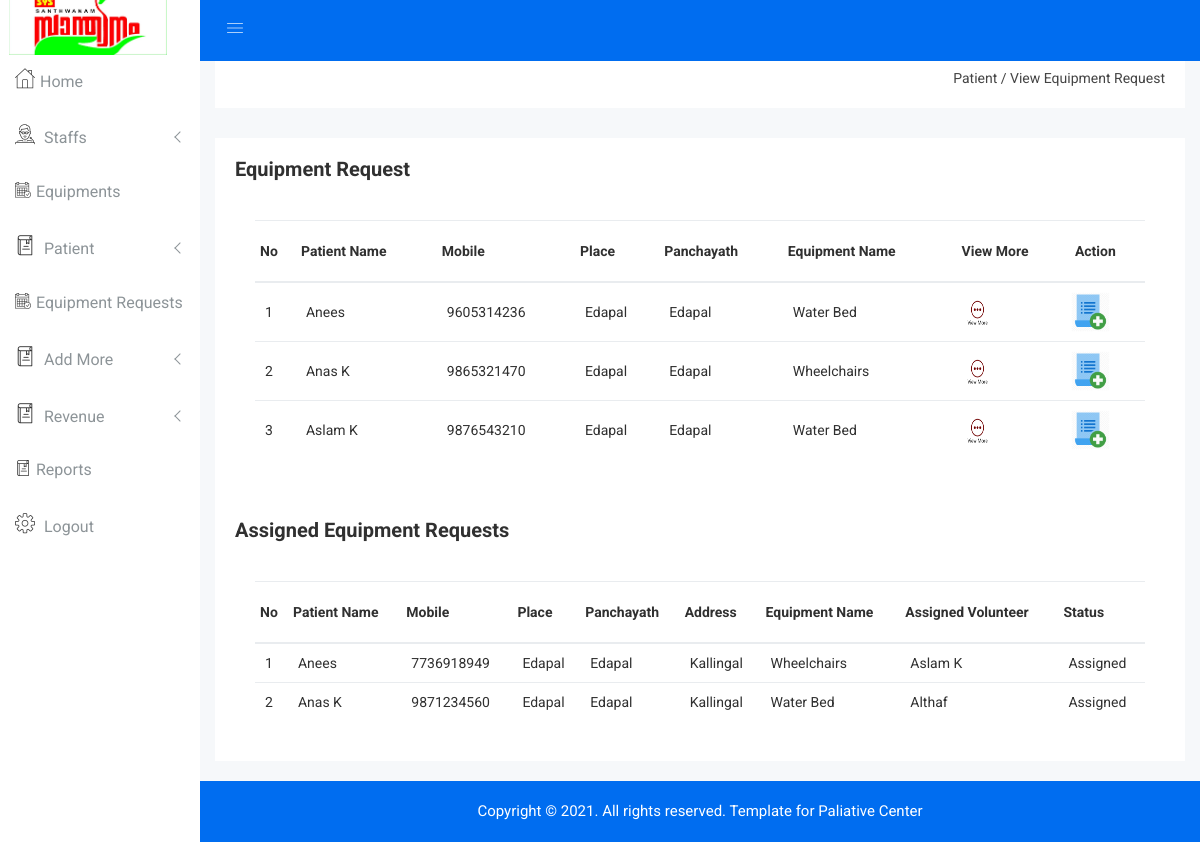
Page /Admin/view_equiprequest.php on the committed database.
### tables this page shows
CREATE TABLE `equipment_request` (
  `req_id` int(5) NOT NULL,
  `patient` int(5) NOT NULL,
  `equipment` int(5) NOT NULL,
  `status` varchar(15) NOT NULL
);

CREATE TABLE `patient` (
  `pid` int(5) NOT NULL,
  `pname` varchar(30) NOT NULL,
  `mobile` bigint(12) NOT NULL,
  `dob` date NOT NULL,
  `gender` varchar(10) NOT NULL,
  `place` varchar(25) NOT NULL,
  `panchayath` varchar(25) NOT NULL,
  `ward` int(5) NOT NULL,
  `address` varchar(50) NOT NULL,
  `pincode` int(8) NOT NULL,
  `disease` varchar(30) NOT NULL
);

CREATE TABLE `equipments` (
  `eid` int(5) NOT NULL,
  `e_name` varchar(15) NOT NULL,
  `e_stock` int(10) NOT NULL,
  `e_date` date NOT NULL,
  `image` varchar(250) NOT NULL,
  `description` varchar(100) NOT NULL
);

CREATE TABLE `transport` (
  `tid` int(5) NOT NULL,
  `equipment` int(5) NOT NULL,
  `patient` int(5) NOT NULL,
  `volunteer` int(5) NOT NULL,
  `request_id` int(5) NOT NULL,
  `tr_status` varchar(15) NOT NULL,
  `tr_assdate` date NOT NULL
);

CREATE TABLE `volunteer` (
  `vid` int(5) NOT NULL,
  `name` varchar(20) NOT NULL,
  `mobile` bigint(12) NOT NULL,
  `dob` date NOT NULL,
  `place` varchar(20) NOT NULL,
  `panchayath` varchar(30) NOT NULL,
  `address` varchar(30) NOT NULL
);

### Admin/view_equiprequest.php (the view, shortened to what this page needs)
<?php
include "header.php";
?>
<div class="breadcome-area">
    <div class="container-fluid">
        <div class="row">
            <div class="col-lg-12 col-md-12 col-sm-12 col-xs-12">
                <div class="breadcome-list single-page-breadcome">
                    <div class="row">
                        <div class="col-lg-6 col-md-6 col-sm-6 col-xs-12">
                        </div>
                        <div class="col-lg-6 col-md-6 col-sm-6 col-xs-12">
                            <ul class="breadcome-menu">
                                <li>Patient</a> <span class="bread-slash">/</span></li>
                                <li><span class="bread-blod">View Equipment Request</span></li>
                            </ul>
                        </div>
                    </div>
                </div>
            </div>
        </div>
    </div>
</div>
</div>
<div class="product-status mg-b-15">
    <div class="container-fluid">
        <div class="row">
            <div class="col-lg-12 col-md-12 col-sm-12 col-xs-12">
                <div class="product-status-wrap">
                    <?php
                    $sq=mysqli_query($con,"select * from equipment_request where status='pending'");
                    if(mysqli_num_rows($sq)==0){
                        echo "<h2 style='margin-left: 35%;color:coral;font-family: Times;font-style: italic;font-size: 39px;'>No details to show</h2><br><br><br><br><br><br><br><br><br><br><br><br><br><br><br><br><br><br><br>";
                    }else {
                        ?>
                        <h4>Equipment Request</h4>
                        <div class="asset-inner">
                            <div class="row">
                                <div class="col-lg-12 col-md-12 col-sm-12 col-xs-12">
                                    <div class="sparkline13-list">
                                        <div class="sparkline13-graph">
                                            <div class="datatable-dashv1-list custom-datatable-overright">
                                                <table id="table" data-toggle="table" data-pagination="true"
                                                       data-search="true">
                                                    <thead>
                                                    <tr>
                                                        <th data-field="id">No</th>
                                                        <th data-field="pname" data-editable="true">Patient Name</th>
                                                        <th data-field="mobile" data-editable="true">Mobile</th>
                                                        <th data-field="place" data-editable="true">Place</th>
                                                        <th data-field="place" data-editable="true">Panchayath</th>
                                                        <th data-field="ename" data-editable="true">Equipment Name</th>
                                                        <th data-field="viewmore">View More</th>
                                                        <th data-field="assign">Action</th>
                                                    </tr>
                                                    </thead>
                                                    <tbody style="text-transform: capitalize">
                                                    <?php
                                                    $i = 1;
                                                    $view = mysqli_query($con, "select *from equipments inner join equipment_request on equipments.eid=equipment_request.equipment inner join patient on equipment_request.patient=patient.pid where equipment_request.status='pending' ");
                                                    while ($row = mysqli_fetch_array($view)) {
                                                        ?>
                                                        <tr>
                                                            <td><?php echo $i ?></td>
                                                            <td><?php echo $row['pname'] ?></td>
                                                            <td><?php echo $row['mobile'] ?></td>
                                                            <td><?php echo $row['place'] ?></td>
                                                            <td><?php echo $row['panchayath'] ?></td>
                                                            <td><?php echo $row['e_name'] ?></td>
                                                            <td>
                                                                <a href="viewmore_request.php?id=<?php echo $row['req_id'] ?>"
                                                                   data-toggle="tooltip" title="Edit"
                                                                   class="pd-setting-ed"><img src="img/viewmore.png"
                                                                                              style="height: 40px;width: 39px;margin-left: -9px;"></a>
                                                            </td>
                                                            <td>
                                                                <a href="assign_transport.php?id=<?php echo $row['req_id'] ?>"
                                                                   data-toggle="tooltip" title="Edit"
                                                                   class="pd-setting-ed"><img src="img/add.png"
                                                                                              style="height: 40px;width: 39px;margin-left: -9px;"></a>
                                                            </td>
                                                        </tr>
                                                        <?php
                                                        $i++;
                                                    }
                                                    ?>
                                                    </tbody>
                                                </table>
                                            </div>
                                        </div>
                                    </div>
                                </div>
                            </div>
                        </div>
                        <?php
                    }
                    ?>
                </div>
                <div class="product-status-wrap">
                    <h4>Assigned Equipment Requests</h4>
                    <div class="asset-inner">
                        <div class="row">
                            <div class="col-lg-12 col-md-12 col-sm-12 col-xs-12">
                                <div class="sparkline13-list">
                                    <div class="sparkline13-graph">
                                        <div class="datatable-dashv1-list custom-datatable-overright">
                                            <table id="table" data-toggle="table" data-pagination="true"
                                                   data-search="true">
                                                <thead>
                                                <tr>
                                                    <th data-field="id">No</th>
                                                    <th data-field="pname" data-editable="true">Patient Name</th>
                                                    <th data-field="mobile" data-editable="true">Mobile</th>
                                                    <th data-field="place" data-editable="true">Place</th>
                                                    <th data-field="panchayath" data-editable="true">Panchayath</th>
                                                    <th data-field="address" data-editable="true">Address</th>
                                                    <th data-field="ename" data-editable="true">Equipment Name</th>
                                                    <th data-field="vname" data-editable="true">Assigned Volunteer</th>
                                                    <th data-field="status" data-editable="true">Status</th>
                                                </tr>
                                                </thead>
                                                <tbody style="text-transform: capitalize">
                                                <?php
                                                $i = 1;
                                                $view = mysqli_query($con, "select *from patient inner join transport on patient.pid=transport.patient inner join equipments on  transport.equipment=equipments.eid inner join volunteer on transport.volunteer=volunteer.vid where transport.tr_status='assigned' ");
                                                while ($row = mysqli_fetch_array($view)) {
                                                    ?>
                                                    <tr>
                                                        <td><?php echo $i ?></td>
                                                        <td><?php echo $row['pname'] ?></td>
                                                        <td><?php echo $row['mobile'] ?></td>
                                                        <td><?php echo $row['place'] ?></td>
                                                        <td><?php echo $row['panchayath'] ?></td>
                                                        <td><?php echo $row['address'] ?></td>
                                                        <td><?php echo $row['e_name'] ?></td>
                                                        <td><?php echo $row['name'] ?></td>
                                                        <td><?php echo $row['tr_status'] ?></td>
                                                    </tr>
                                                    <?php
                                                    $i++;
                                                }
                                                ?>
                                                </tbody>
                                            </table>
                                        </div>
                                    </div>
                                </div>
                            </div>
                        </div>
                    </div>
                </div>
            </div>
        </div>
    </div>
</div>
<?php
include "footer.php";
?>
</body>
</html>

### Admin/css/main.css (style rules this page uses)
html { color: #222; font-size: 1em; line-height: 1.4; }
audio, canvas, iframe, img, svg, video { vertical-align: middle; }

### rows in the picture
equipment_request: patient.pname "Anees", patient.mobile "9605314236", patient.place "Edapal", patient.panchayath "Edapal", equipment.e_name "Water Bed"
equipment_request: patient.pname "Anas K", patient.mobile "9865321470", patient.place "Edapal", patient.panchayath "Edapal", equipment.e_name "Wheelchairs"
equipment_request: patient.pname "Aslam K", patient.mobile "9876543210", patient.place "Edapal", patient.panchayath "Edapal", equipment.e_name "Water Bed"
transport: patient.pname "Anees", volunteer.mobile "7736918949", volunteer.place "Edapal", volunteer.panchayath "Edapal", volunteer.address "Kallingal", equipment.e_name "Wheelchairs", volunteer.name "Aslam K", tr_status "Assigned"
transport: patient.pname "Anas K", volunteer.mobile "9871234560", volunteer.place "Edapal", volunteer.panchayath "Edapal", volunteer.address "Kallingal", equipment.e_name "Water Bed", volunteer.name "Althaf", tr_status "Assigned"
